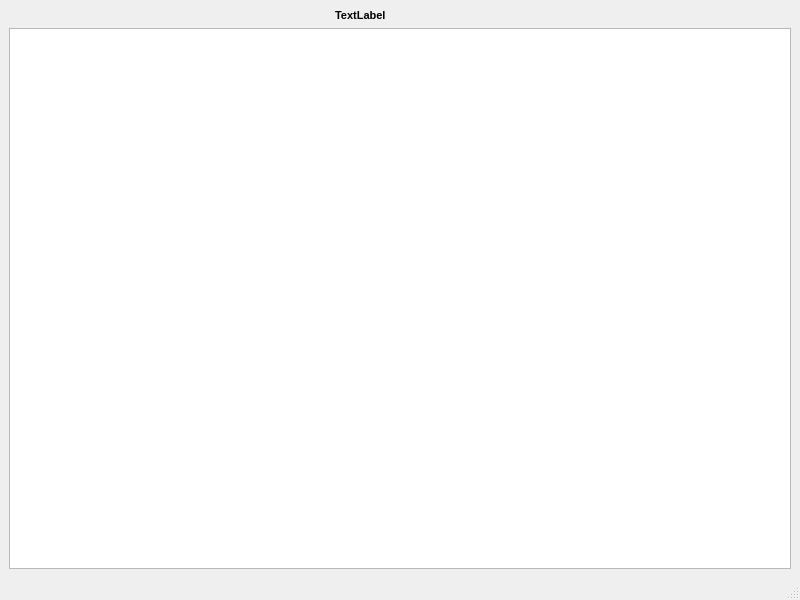
<?xml version="1.0" encoding="UTF-8"?>
<ui version="4.0">
 <class>TableWindow</class>
 <widget class="QMainWindow" name="TableWindow">
  <property name="geometry">
   <rect>
    <x>0</x>
    <y>0</y>
    <width>800</width>
    <height>600</height>
   </rect>
  </property>
  <property name="windowTitle">
   <string>Solution Table</string>
  </property>
  <widget class="QWidget" name="centralwidget">
   <layout class="QVBoxLayout" name="verticalLayout">
    <item>
     <widget class="QLabel" name="TableLabel">
      <property name="sizePolicy">
       <sizepolicy hsizetype="Preferred" vsizetype="Preferred">
        <horstretch>0</horstretch>
        <verstretch>0</verstretch>
       </sizepolicy>
      </property>
      <property name="font">
       <font>
        <pointsize>8</pointsize>
        <weight>75</weight>
        <italic>false</italic>
        <bold>true</bold>
       </font>
      </property>
      <property name="text">
       <string>                                                                                                           TextLabel</string>
      </property>
     </widget>
    </item>
    <item>
     <widget class="QTableWidget" name="tableWidget">
      <property name="lineWidth">
       <number>0</number>
      </property>
      <property name="showGrid">
       <bool>true</bool>
      </property>
      <property name="gridStyle">
       <enum>Qt::SolidLine</enum>
      </property>
      <property name="wordWrap">
       <bool>true</bool>
      </property>
      <property name="cornerButtonEnabled">
       <bool>true</bool>
      </property>
      <property name="rowCount">
       <number>0</number>
      </property>
      <property name="columnCount">
       <number>0</number>
      </property>
      <attribute name="horizontalHeaderCascadingSectionResizes">
       <bool>false</bool>
      </attribute>
     </widget>
    </item>
   </layout>
  </widget>
  <widget class="QMenuBar" name="menubar">
   <property name="geometry">
    <rect>
     <x>0</x>
     <y>0</y>
     <width>800</width>
     <height>21</height>
    </rect>
   </property>
  </widget>
  <widget class="QStatusBar" name="statusbar"/>
 </widget>
 <resources/>
 <connections/>
</ui>
